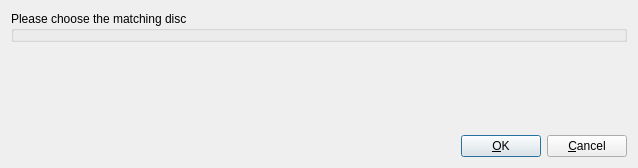
<?xml version="1.0" encoding="UTF-8"?>
<ui version="4.0">
 <class>CdChooser</class>
 <widget class="QDialog" name="CdChooser">
  <property name="windowModality">
   <enum>Qt::NonModal</enum>
  </property>
  <property name="geometry">
   <rect>
    <x>0</x>
    <y>0</y>
    <width>638</width>
    <height>168</height>
   </rect>
  </property>
  <property name="windowTitle">
   <string>Please Make a Selection</string>
  </property>
  <property name="windowIcon">
   <iconset>
    <normaloff>../assets/icon.png</normaloff>../assets/icon.png</iconset>
  </property>
  <property name="modal">
   <bool>true</bool>
  </property>
  <layout class="QVBoxLayout" name="verticalLayout">
   <item>
    <widget class="QGroupBox" name="choicesBox">
     <property name="title">
      <string>Please choose the matching disc</string>
     </property>
     <property name="checkable">
      <bool>false</bool>
     </property>
    </widget>
   </item>
   <item>
    <spacer name="verticalSpacer">
     <property name="orientation">
      <enum>Qt::Vertical</enum>
     </property>
     <property name="sizeHint" stdset="0">
      <size>
       <width>20</width>
       <height>78</height>
      </size>
     </property>
    </spacer>
   </item>
   <item>
    <layout class="QHBoxLayout" name="horizontalLayout">
     <item>
      <spacer name="horizontalSpacer">
       <property name="orientation">
        <enum>Qt::Horizontal</enum>
       </property>
       <property name="sizeHint" stdset="0">
        <size>
         <width>40</width>
         <height>20</height>
        </size>
       </property>
      </spacer>
     </item>
     <item>
      <widget class="QPushButton" name="ok">
       <property name="text">
        <string>&amp;OK</string>
       </property>
      </widget>
     </item>
     <item>
      <widget class="QPushButton" name="cancel">
       <property name="text">
        <string>&amp;Cancel</string>
       </property>
      </widget>
     </item>
    </layout>
   </item>
  </layout>
 </widget>
 <resources/>
 <connections>
  <connection>
   <sender>ok</sender>
   <signal>clicked()</signal>
   <receiver>CdChooser</receiver>
   <slot>accept()</slot>
   <hints>
    <hint type="sourcelabel">
     <x>496</x>
     <y>147</y>
    </hint>
    <hint type="destinationlabel">
     <x>297</x>
     <y>142</y>
    </hint>
   </hints>
  </connection>
  <connection>
   <sender>cancel</sender>
   <signal>clicked()</signal>
   <receiver>CdChooser</receiver>
   <slot>reject()</slot>
   <hints>
    <hint type="sourcelabel">
     <x>585</x>
     <y>140</y>
    </hint>
    <hint type="destinationlabel">
     <x>456</x>
     <y>58</y>
    </hint>
   </hints>
  </connection>
 </connections>
</ui>
